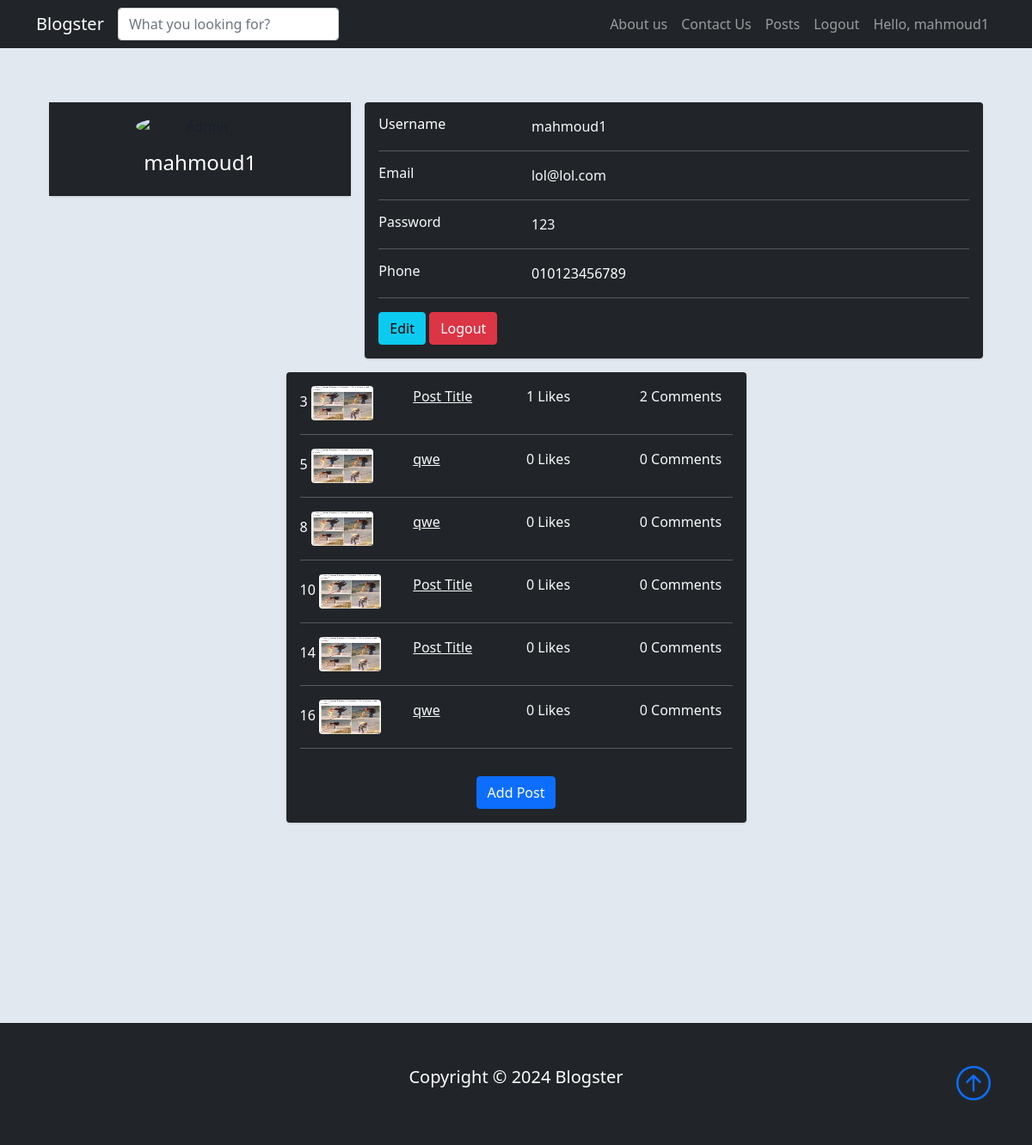
Screenshot of /Profile (signed in) with the database file from the repository.
### tables this page shows
CREATE TABLE "Users" (
	"user_ID"	INTEGER NOT NULL,
	"user_Name"	TEXT NOT NULL,
	"password"	TEXT NOT NULL,
	"phone"	TEXT,
	"email"	TEXT,
	PRIMARY KEY("user_ID")
);

CREATE TABLE "Posts" (
	"post_ID"	INTEGER NOT NULL,
	"content"	TEXT NOT NULL,
	"title"	TEXT NOT NULL,
	"category"	TEXT NOT NULL,
	"likes"	INTEGER NOT NULL DEFAULT 0,
	"date"	TEXT,
	"photo"	TEXT,
	"user_ID"	INTEGER NOT NULL,
	FOREIGN KEY("user_ID") REFERENCES "Users"("user_ID"),
	PRIMARY KEY("post_ID")
);

### app.py (the view)
@app.route('/Profile', methods=['POST', 'GET'])
def Profile():
    if not bool(request.cookies.get('LoggedIn')):
        return redirect(url_for('index'))
    else:
        if request.method == 'POST':
            user = (request.cookies.get('User_id'), request.form['Username'], request.form['Password'], request.form['Phone'], request.form['Email'])
            update_user_data(user)
        else:
            User_Posts = get_user_posts(request.cookies.get('User_id'), include_comments=True)
            Posts = []
            for post, comments in zip(User_Posts['Posts'], User_Posts['Comments']):
                Posts.append({'Posts': post, 'Comments':comments})
            user = get_user_data(request.cookies.get('User_id'))
        return render_template('Profile.html', LoggedIn=bool(request.cookies.get('LoggedIn')),
                                Username="Hello, " + request.cookies.get('Username'),
                                Userdata=user,
                                UserPosts=Posts)

### utils.py (called while the page is built)
def get_user_posts(user_ID, include_comments=False) -> list:
    conn = sqlite3.connect('DB/blog.db')
    c = conn.cursor()
    c.execute('SELECT * FROM Posts WHERE user_ID=:user_id', {'user_id':user_ID})
    posts = c.fetchall()
    Posts_dict = {'Posts':posts}
    if include_comments:
        comments = []
        for post in posts:
            c.execute('SELECT comment_ID FROM Comments WHERE post_ID=:post_id', {'post_id': post[0]})
            comments.append(len(c.fetchall()))
        Posts_dict['Comments'] = comments
    conn.close()
    return Posts_dict

def get_user_data(id: int):
    conn = sqlite3.connect('DB/blog.db')
    c = conn.cursor()
    c.execute("SELECT * FROM Users WHERE user_ID=:id", {'id': id})
    user = c.fetchone()
    conn.close()
    return user

### templates/Profile.html (shortened to what this page needs)
{% extends 'base.html' %}
{% block head %}
<link rel="stylesheet" href="{{url_for('static', filename='css/profile_page.css')}}">
{% endblock %}
{% block body %}
<div class="container" id="details">
    <div class="main-body">
        <div class="row gutters-sm">
            <div class="col-md-4 mb-3">
                <div class="card">
                    <div class="card-body bg-dark">
                        <div class="d-flex flex-column align-items-center text-center">
                            <img src="https://bootdey.com/img/Content/avatar/avatar7.png" alt="Admin" class="rounded-circle" width="150">
                            <div class="mt-3">
                                <h4 class="text-white">{{ Userdata[1] }}</h4>
                            </div>
                        </div>
                    </div>
                </div>
            </div>
            {% if not Edit %}
            <div class="col-md-8">
                <div class="card mb-3 bg-dark">
                    <div class="card-body">
                        <div class="row">
                            <div class="col-sm-3 text-white">
                                <h6 class="mb-0">Username</h6>
                            </div>
                            <div class="col-sm-9 text-light">
                                {{ Userdata[1] }}
                            </div>
                        </div>
                        <hr class="text-light">
                        <div class="row">
                            <div class="col-sm-3">
                                <h6 class="mb-0 text-light">Email</h6>
                            </div>
                            <div class="col-sm-9 text-light">
                                {{ Userdata[4] }}
                            </div>
                        </div>
                        <hr class="text-light">
                        <div class="row">
                            <div class="col-sm-3 text-light">
                                <h6 class="mb-0">Password</h6>
                            </div>
                            <div class="col-sm-9 text-light">
                                {{ Userdata[2] }}
                            </div>
                        </div>
                        <hr class="text-light">
                        <div class="row">
                            <div class="col-sm-3 text-light">
                                <h6 class="mb-0">Phone</h6>
                            </div>
                            <div class="col-sm-9 text-white">
                                {{ Userdata[3] }}
                            </div>
                        </div>
                        <hr class="text-light">
                        <div class="row">
                            <div class="col-sm-12">
                                <a class="btn btn-info " target="_self" href="/Profile/{{ Userdata[0] }}">Edit</a>
                                <a class="btn btn-danger" target="_self" href="/Logout">Logout</a>
                            </div>
                        </div>
                    </div>
                </div>
            </div>
            <div class="col-md-6 mx-auto">
                <div class="card mb-3 bg-dark">
                    <div class="card-body" >
                        {% for post in UserPosts %}
                        <div class="row">
                            <div class="col-sm-3 text-white">
                                <span class="mb-0">{{post['Posts'][0]}}   </span>
                                <img src="{{post['Posts'][6]}}" style="width: 6vw; height: 5vh;" class="rounded">
                            </div>
                            <div class="col-sm-3">
                                <a href="/Post/{{post['Posts'][0]}}" class="text-light">{{ post['Posts'][2] }}</a>
                            </div>
                            <div class="col-sm-3 text-light">
                                {{ post['Posts'][4] }} Likes
                            </div>
                            <div class="col-sm-3 text-light">
                                {{ post['Comments'] }} Comments
                            </div>
                        </div>
                        <hr class="text-light">
                        {% endfor %}
                    </div>
                    <a href="/AddPost" class="mx-auto mb-3"><button class="btn btn-primary">Add Post</button></a>
                </div>
            </div>
            {% endif %}
        </div>
    </div>
</div>
{% endblock %}

### static/css/style.css (style rules this page uses)
body { background-image: url(../imgs/background.jpg); background-size: cover; background-repeat: no-repeat; background-attachment:fixed; overflow: overlay; }

### static/css/profile_page.css (style rules this page uses)
body { margin-top: 0px; color: #1a202c; text-align: left; background-color: #e2e8f0; }
.main-body { padding: 15px; }
.card { box-shadow: 0 1px 3px 0 rgba(0,0,0,.1), 0 1px 2px 0 rgba(0,0,0,.06); }
.card { position: relative; display: flex; flex-direction: column; min-width: 0; word-wrap: break-word; background-color: #fff; background-clip: border-box; border: 0 solid rgba(0,0,0,.125); border-radius: .25rem; }
.card-body { flex: 1 1 auto; min-height: 1px; padding: 1rem; }
.gutters-sm { margin-right: -8px; margin-left: -8px; }
.gutters-sm > .col, .gutters-sm > [class*=col-] { padding-right: 8px; padding-left: 8px; }
.mb-3, .my-3 { margin-bottom: 1rem !important; }
#details { margin-top: 6vh; margin-bottom: 25.25vh; }

### rows the page displays
Users: user_Name "mahmoud1", email "lol@lol.com", password "123", phone "010123456789"
Posts: post_ID "3", photo (picture), title "Post Title", likes "1"
Posts: post_ID "5", photo (picture), title "qwe", likes "0"
Posts: post_ID "8", photo (picture), title "qwe", likes "0"
Posts: post_ID "10", photo (picture), title "Post Title", likes "0"
Posts: post_ID "14", photo (picture), title "Post Title", likes "0"
Posts: post_ID "16", photo (picture), title "qwe", likes "0"

### other values shown
{{ Username }} "Hello, mahmoud1"
{{ post['Comments'] }} "2" "0" "0" "0" "0" "0"
